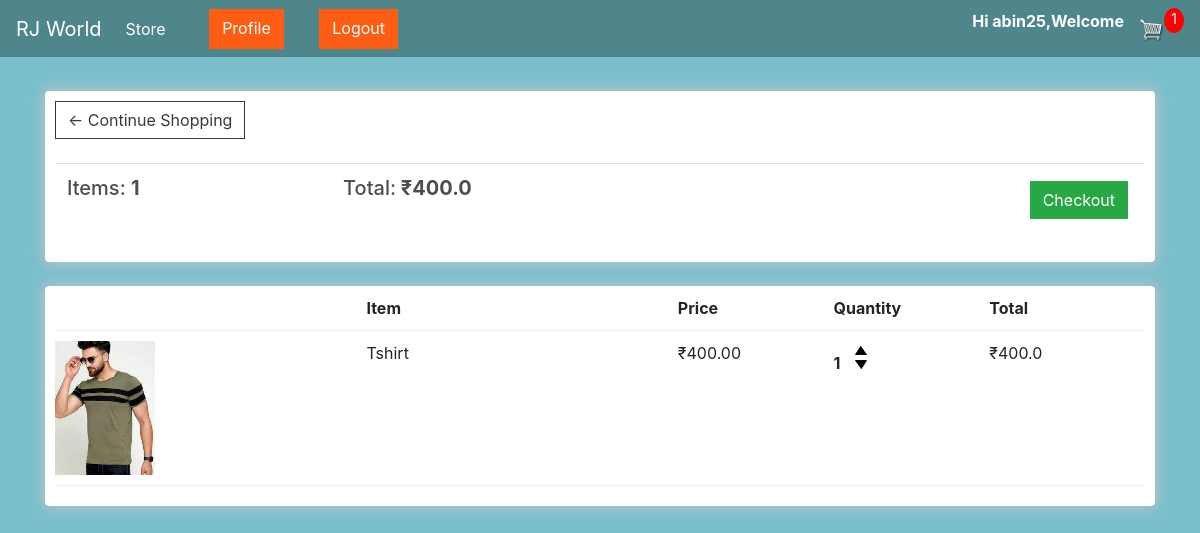
The page /cart/ (signed in) on the database its author committed.
### store/models.py (models this page shows, shortened)
class Order(models.Model):
	customer = models.ForeignKey(Customer, on_delete=models.SET_NULL, null=True, blank=True)
	date_ordered = models.DateTimeField(auto_now_add=True)
	complete = models.BooleanField(default=False)
	transaction_id = models.CharField(max_length=100, null=True)
	@property
	def get_cart_total(self):
		orderitems = self.orderitem_set.all()
		total = sum([item.get_total for item in orderitems])
		return total
	@property
	def get_cart_items(self):
		orderitems = self.orderitem_set.all()
		total = sum([item.quantity for item in orderitems])
		return total

class OrderItem(models.Model):
	product = models.ForeignKey(Product, on_delete=models.SET_NULL, null=True)
	order = models.ForeignKey(Order, on_delete=models.SET_NULL, null=True)
	quantity = models.IntegerField(default=0, null=True, blank=True)
	date_added = models.DateTimeField(auto_now_add=True)
	@property
	def get_total(self):
		total = self.product.price * self.quantity
		return total

class Product(models.Model):
	name = models.CharField(max_length=200)
	price = models.FloatField()
	digital = models.BooleanField(default=False,null=True, blank=True)
	image = models.ImageField(null=True, blank=True)
	details = models.TextField()
	@property
	def imageURL(self):
		try:
			url = self.image.url
		except:
			url = ''
		return url

### store/views.py (the view)
# urls.py: path('cart/', cart, name="cart"),
def cart(request):
    if request.user.is_authenticated:
        customer = request.user.customer
        order, created = Order.objects.get_or_create(customer=customer, complete=False)
        items = order.orderitem_set.all()
        cartItems = order.get_cart_items
    else:
        items = []
        order = {'get_cart_total':0, 'get_cart_items':0,'shipping':False}
        cartItems = order.get_cart_items
    context = {'items':items, 'order':order, 'cartItems':cartItems}
    return render(request, 'store/cart.html', context)

### store/templates/store/cart.html
{% extends 'store/main.html' %}
{% load static %}
{% block content %}
    <div class="row">
        <div class="col-lg-12">
            <div class="box-element">
                <a  class="btn btn-outline-dark" href="{% url 'store' %}">&#x2190; Continue Shopping</a>
                <br>
                <br>
                <table class="table">
                    <tr>
                        <th><h5>Items: <strong>{{order.get_cart_items}}</strong></h5></th>
                        <th><h5>Total:<strong> ₹{{order.get_cart_total}}</strong></h5></th>
                        <th>
                            <a  style="float:right; margin:5px;" class="btn btn-success" href="{% url 'checkout' %}">Checkout</a>
                        </th>
                    </tr>
                </table>
            </div>
            <br>
            <div class="box-element">
                <div class="cart-row">
                    <div style="flex:2"></div>
                    <div style="flex:2"><strong>Item</strong></div>
                    <div style="flex:1"><strong>Price</strong></div>
                    <div style="flex:1"><strong>Quantity</strong></div>
                    <div style="flex:1"><strong>Total</strong></div>
                </div>
                {% for item in items %}
                <div class="cart-row">
                    <div style="flex:2"><img class="row-image" src="{{item.product.imageURL}}"></div>
                    <div style="flex:2"><p>{{item.product.name}}</p></div>
                    <div style="flex:1"><p>₹{{item.product.price|floatformat:2}}</p></div>
                    <div style="flex:1">
                        <p class="quantity">{{item.quantity}}</p>
                        <div class="quantity">
                            <img data-product="{{item.product.id}}" data-action="add" class="chg-quantity update-cart" src="{% static  'images/arrow-up.png' %}">
                            <img data-product="{{item.product.id}}" data-action="remove" class="chg-quantity update-cart" src="{% static  'images/arrow-down.png' %}">
                        </div>
                    </div>
                    <div style="flex:1"><p>₹{{item.get_total}}</p></div>
                </div>
                {% endfor %}
        </div>
    </div>
{% endblock content %}

### store/templates/store/main.html (shortened to what this page needs)
<!DOCTYPE html>
{% load static %}
<html>
<head>
	<link rel="stylesheet" href="https://stackpath.bootstrapcdn.com/bootstrap/4.4.1/css/bootstrap.min.css">
	<link rel="stylesheet" type="text/css" href="{% static 'css/main.css' %}">
</head>
<body>
    <nav class="navbar navbar-expand-lg navbar-dark bg-dark">
        <a class="navbar-brand" href="{% url 'home' %}">RJ World</a>
        <div class="collapse navbar-collapse" id="navbarSupportedContent">
            <ul class="navbar-nav mr-auto">
                <div class="nav-item active">
                    <a class="nav-link" href="{% url 'store' %}">Store<span class="sr-only">(current)</span></a>
                </div>
                <form class="d-flex" id="authstyle">
                    <a href="{% url 'profile' %}" class="btn" style= "float:left; color: white; background-color: #fd5e14;"type="submit" id="header-links"> Profile </a>
                </form>
                <form class="d-flex" id="authstyle">
                    <a href="{% url 'logout' %}" class="btn" style="color: white; background-color: #fd5e14;"type="submit" id="header-links"> Logout </a>
                </form>
            </ul>
            <div class="form-inline my-2 my-lg-0">
                <p style="color:white"><b>Hi {{ user.username }},Welcome</b></p>
                <a href="{% url 'cart' %}">
                   <img  id="cart-icon" src="{% static 'images/cart.png' %}">
               </a>
               <p id="cart-total">{{cartItems}}</p>
           </div>
        </div>
    </nav>
    <div class="container">
        <br>
        {% block content %}
        {% endblock content %}
    </div>
</body>
</html>

### static/css/main.css (style rules this page uses)
body { background-color: hsl(0, 0%, 98%); }
h1,h2,h3,h4,h5,h6 { color:hsl(0, 0%, 30%); }
.box-element { box-shadow:hsl(0, 0%, 80%) 0 0 16px; background-color: #fff; border-radius: 4px; padding: 10px; }
.bg-dark { background-color: #4f868c!important; }
#cart-icon { width:25px; display: inline-block; margin-left: 15px; }
#cart-total { display: block; text-align: center; color:#fff; background-color: red; width: 20px; height: 25px; border-radius: 50%; font-size: 14px; }
.col-lg-4, .col-lg-6, .col-lg-8, .col-lg-12 { margin-top: 10px; }
.btn { border-radius: 0; }
.row-image { width: 100px; }
.cart-row { display: flex; align-items: flex-stretch; padding-bottom: 10px; margin-bottom: 10px; border-bottom: 1px solid #ececec; }
.quantity { display: inline-block; font-weight: 700; padding-right:10px; }
.chg-quantity { width: 12px; cursor: pointer; display: block; margin-top: 5px; transition:.1s; }
body, html { margin: 0; padding: 0; height: 100%; background: #7abecc !important; }
#authstyle { margin-left: 17%; border-radius: 50%; }

### rows shown on the page
Order: get_cart_items "1", get_cart_total "400.0"
OrderItem: product.imageURL (picture), product.name "Tshirt", product.price "400.00", quantity "1", get_total "400.0"

### other values the page prints
{{ user.username }} "abin25"
{{ cartItems }} "1"
